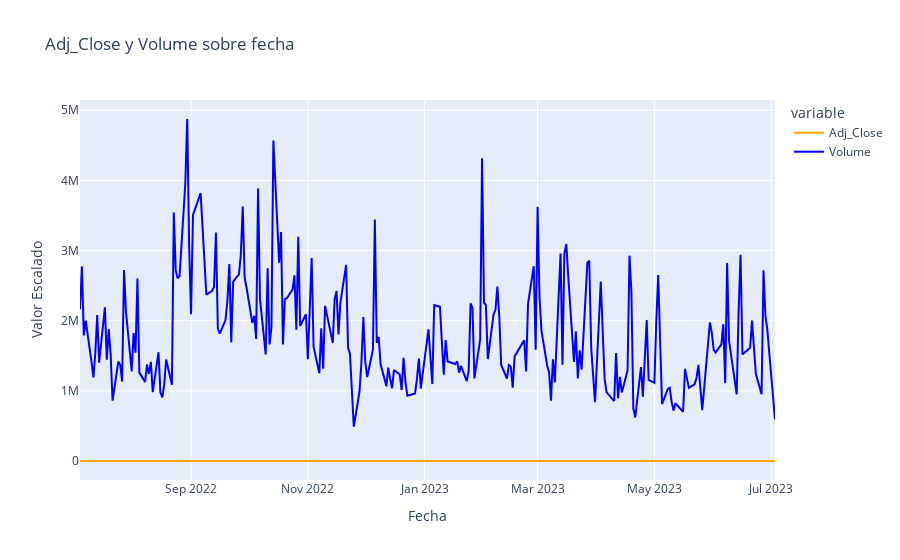

Notebook code cell kept with this figure:
### Markdown cell above
En la gráfica de barras que representa el volumen de negociación diario, se observa que algunos días están vacíos de datos, lo cual coincide con los domingos. Los domingos no hay actividad en el mercado de valores, ya que muchas bolsas de valores suelen cerrar.

Además, se puede apreciar que los días con mayor volumen de negociación, por lo general, son los jueves y martes, mientras que los miércoles suelen tener los valores más bajos. Este patrón puede indicar ciertas tendencias o preferencias en el comportamiento de los participantes del mercado.

Una posible interpretación de estos hallazgos es que los inversores tienden a ser más activos los martes y jueves debido a que toman decisiones basadas en eventos económicos o noticias relevantes que se suelen publicar en esos días.
Por lo tanto podemos intuir que hay una estacionalidad semanal pero sin un análisis estadístico más profundo y exhaustivo, no se puede afirmar con certeza que haya una estacionalidad semanal en el mercado de valores basándonos únicamente en el patrón observado en la gráfica de barras mencionada.
No obstante en este trabajo yo lo voy a tomar asi, pues carezco de conocimientos para realizar otros análisis economicos.

### Code cell
fig = px.line(df, x='Date', y=['Adj_Close', 'Volume'], title='Adj_Close y Volume sobre fecha',
              color_discrete_map={'Adj_Close': 'orange', 'Volume': 'blue'})

fig.update_layout(xaxis_title='Fecha', yaxis_title='Valor Escalado')

fig.show()

### Figure 1 — Plotly figure (JSON) as saved in the notebook; plotly's stock layout.template omitted (floating-point values rounded to 4 significant figures; data arrays with more than 128 entries replaced by an {"elided": "..."} marker saying what was removed)
{"data": [{"hovertemplate": "variable=Adj_Close<br>Date=%{x}<br>value=%{y}<extra></extra>", "legendgroup": "Adj_Close", "line": {"color": "orange", "dash": "solid"}, "marker": {"symbol": "circle"}, "mode": "lines", "name": "Adj_Close", "orientation": "v", "showlegend": true, "type": "scatter", "x": {"elided": "251 str values"}, "xaxis": "x", "y": {"elided": "251 float values"}, "yaxis": "y"}, {"hovertemplate": "variable=Volume<br>Date=%{x}<br>value=%{y}<extra></extra>", "legendgroup": "Volume", "line": {"color": "blue", "dash": "solid"}, "marker": {"symbol": "circle"}, "mode": "lines", "name": "Volume", "orientation": "v", "showlegend": true, "type": "scatter", "x": {"elided": "251 str values"}, "xaxis": "x", "y": {"elided": "251 int values"}, "yaxis": "y"}], "layout": {"legend": {"title": {"text": "variable"}, "tracegroupgap": 0}, "title": {"text": "Adj_Close y Volume sobre fecha"}, "xaxis": {"anchor": "y", "domain": [0, 1], "title": {"text": "Fecha"}}, "yaxis": {"anchor": "x", "domain": [0, 1], "title": {"text": "Valor Escalado"}}}}
